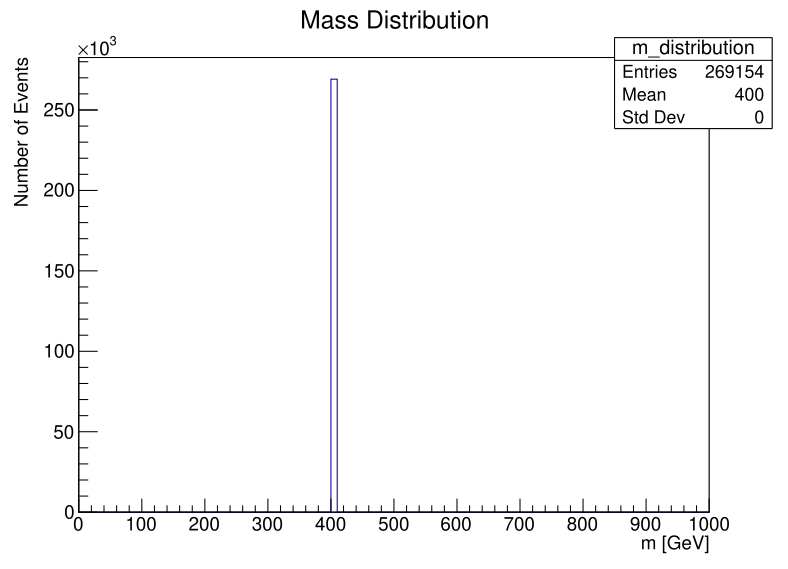

Python code for this plot:
import matplotlib.pyplot as plt
import numpy as np
import pyhepmc as hep
import pyhepmc.io as ihep
import pyhepmc.view as vhep
import csv
import uproot
import ROOT

filename = "tag_1_pythia8_events.hepmc"

reader=ihep.ReaderAsciiHepMC2(filename)
final_state_particles = []


def plot_pt_distribution(hepmc_file):
    # Create a histogram to store the pT distribution
    hist = ROOT.TH1F("m_distribution", "Mass Distribution", 100, 0, 1000)

    # Open the HepMC file
    with hep.open(hepmc_file) as infile:
        for event in infile:
                for vertex in event.vertices:
                    for particle in vertex.particles_out:
                    # Fill the histogram with the pT of each particle
                      if particle.pid == 2000013 or particle.pid == -2000013 or particle.pid == -1000013 or particle.pid == 1000013:
                        momentum = particle.momentum
                        mass= particle.generated_mass
                        pt = momentum.pt()
                        end= particle.end_vertex
                        hist.Fill(mass)
                        

    
    # Create a canvas for plotting
    canvas = ROOT.TCanvas("canvas", "Mass Distribution", 800, 600)
    hist.Draw()

    # Customize the plot
    hist.SetTitle("Mass Distribution")
    hist.GetXaxis().SetTitle("m [GeV]")
    hist.GetYaxis().SetTitle("Number of Events")

    # Display the plot
    canvas.Draw()
    canvas.Update()
    
    canvas.SaveAs("mass.pdf")

# Specify the path to your HepMC file
hepmc_file = "tag_1_pythia8_events.hepmc"

# Plot the pT distribution
plot_pt_distribution(hepmc_file)



   

      
